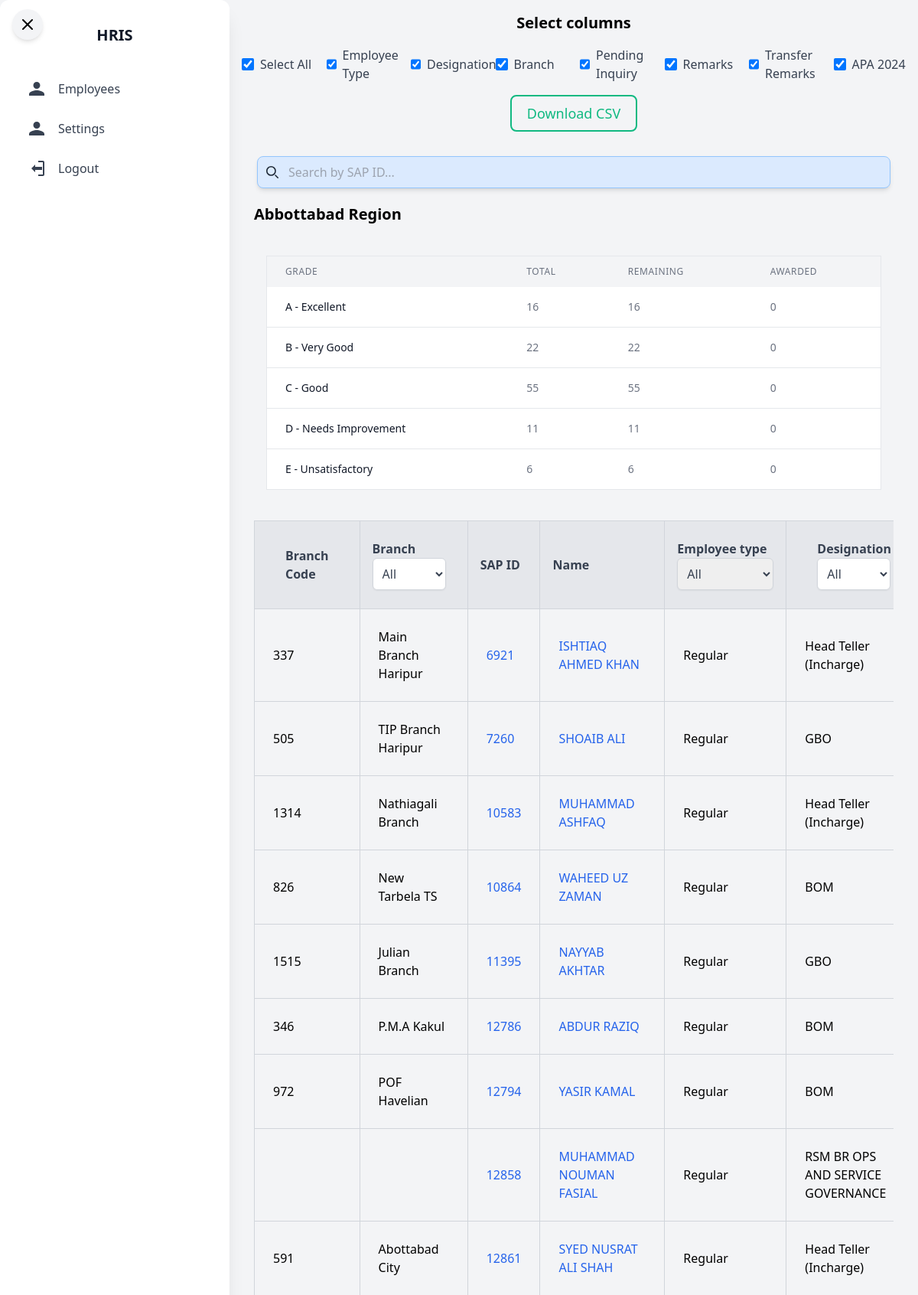
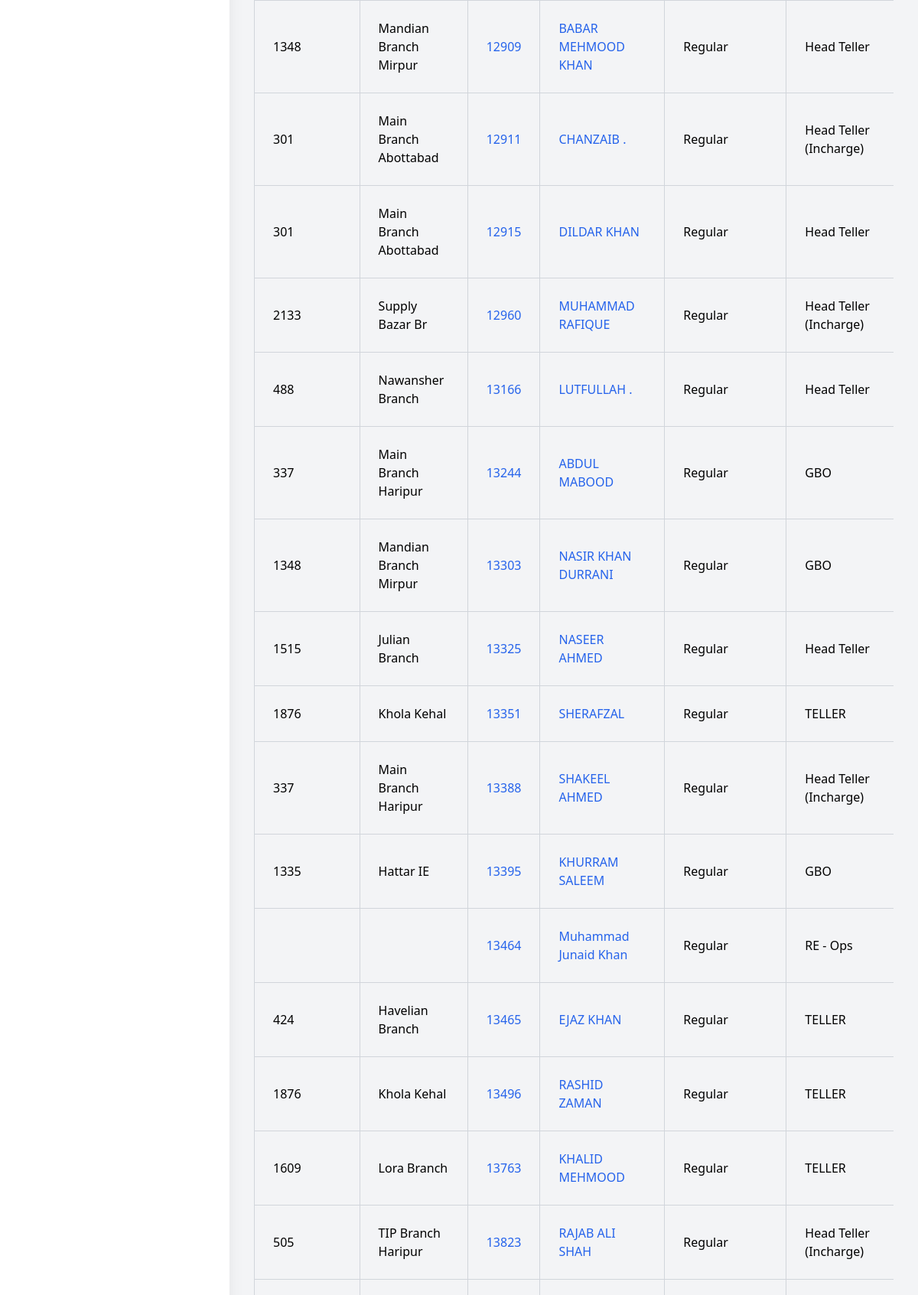
Page /employee/ (signed in, upper part) on the committed database (2 pictures, top to bottom).
### HRIS_App/models.py (models this page shows, shortened)
class Employee(AbstractBaseUser):
    email = models.EmailField(verbose_name="Email", max_length=255, blank=True, null=True, unique=True)
    name = models.CharField(max_length=200)
    password = models.CharField(max_length=128, blank=True, null=True)  # Allow null and blank
    is_active = models.BooleanField(default=True)
    is_admin = models.BooleanField(default=False)
    is_admin_employee = models.BooleanField(default=False)
    created_at = models.DateTimeField(auto_now_add=True)
    updated_at = models.DateTimeField(auto_now=True)
    TRANSFER_CHOICES = [
        ('within_group', 'Transferred within Group'),
        ('outside_group', 'Transferred outside Group'),
    ]
    cnic_no = models.CharField(max_length=13, unique=True, blank=True, null=True)
    husband_or_father_name = models.CharField(max_length=100, blank=True, null=True)
    SAP_ID = models.IntegerField(default=None, unique=True, blank=True, null=True,)
    designation = models.ForeignKey(
        'Designation', on_delete=models.SET_NULL, null=True, blank=True, to_field='title'
    )
    cadre = models.ForeignKey(
        'Cadre', on_delete=models.SET_NULL, null=True, blank=True
    )
    employee_type = models.ForeignKey(
        'EmployeeType', on_delete=models.SET_NULL, null=True, blank=True, to_field='name'
    )
    employee_grade = models.ForeignKey(
        'EmployeeGrade', on_delete=models.SET_NULL, null=True, blank=True, to_field="grade_name"
    )
    branch = models.ForeignKey(
        'Branch', on_delete=models.CASCADE, null=True, blank=True, related_name='employees', to_field="branch_code"
    )
    qualifications = models.ManyToManyField(
        'Qualification', related_name='employees', blank=True
    )
    region = models.ForeignKey(
        'Region', on_delete=models.CASCADE, null=True, to_field="name",  blank=True, related_name='employees'
    )
    date_of_last_promotion = models.DateField(blank=True, null=True)
    date_current_posting = models.DateField(blank=True, null=True)
    date_current_assignment = models.DateField(blank=True, null=True)
    mobile_number = models.CharField(max_length=15, blank=True, null=True, default="1111")
    admin_signature = models.BooleanField(default=False)
    phone_no_emergency_contact = models.CharField(max_length=15, blank=True, null=True, default="1111")
    date_of_joining = models.DateField(blank=True, null=True)
    user_group = models.CharField(max_length=200, default=None, blank=True, null=True)
    transferred_status = models.CharField(max_length=20, choices=TRANSFER_CHOICES, blank=True, null=True)
    pending_inquiry = models.BooleanField(default=False)
    remarks = models.TextField(blank=True, null=True)
    transfer_remarks = models.TextField(blank=True, null=True)
    GRADE_CHOICES = [
        ('A - Excellent', 'A - Excellent'),
        ('B - Very Good', 'B - Very Good'),
        ('C - Good', 'C - Good'),
        ('D - Needs Improvement', 'D - Needs Improvement'),
        ('E - Unsatisfactory', 'E - Unsatisfactory'),
    ]
    grade_assignment = models.CharField(max_length=100, choices=GRADE_CHOICES, blank=True, null=True)
    objects = MyUserManager()
    USERNAME_FIELD = "email"
    REQUIRED_FIELDS = ["name"]
    class Meta:
        verbose_name = "Employee"
        verbose_name_plural = " Employees"

class Region(models.Model):
    region_id = models.IntegerField(unique=True, default=None)
    name = models.CharField(max_length=100, unique=True)
    region_category = models.CharField(max_length=100, blank=True, null=True)
    functional_group = models.ManyToManyField(FunctionalGroup, related_name='regions')
    head_office = models.BooleanField(default=False)
    def __str__(self):
        return self.name
    class Meta:
        verbose_name = "Region"
        verbose_name_plural = "  Regions"

class Branch(models.Model):
    branch_code = models.IntegerField(unique=True)
    branch_name = models.CharField(max_length=500)
    branch_Category = models.CharField(max_length=100, default=None)
    branch_address = models.TextField(blank=True, null=True)
    region = models.ForeignKey(Region, on_delete=models.CASCADE, to_field="name", null=True,  blank=True)
    def __str__(self):
        return self.branch_name
    class Meta:
        verbose_name = "Branch"
        verbose_name_plural = " Branches"

class EmployeeType(models.Model):
    name = models.CharField(max_length=100, unique=True)
    description = models.TextField(blank=True, null=True)
    def __str__(self):
        return self.name
    class Meta:
        verbose_name = "Employee Type"
        verbose_name_plural = " Employee Types"

class Designation(models.Model):
    title = models.CharField(max_length=100, unique=True)
    description = models.TextField(blank=True, null=True, default="Null")
    def __str__(self):
        return self.title

### HRIS_App/views.py (the view, shortened to what this page needs)
# urls.py: path('employee/', views.employees_view, name="employees_view"),
@login_required(login_url='account:login')
def employees_view(request):
    user_region = request.user.region
    user_group = request.user.user_group
    employees = Employee.objects.filter(region=user_region, user_group=user_group).order_by('SAP_ID')
    search_query = request.GET.get('search', '')
    employee_type = request.GET.get('employee_type', '')
    designation = request.GET.get('designation', '')
    employee_grade = request.GET.get('employeeGrade', '')
    branch = request.GET.get('branch', '')
    if branch:
        employees = employees.filter(branch__branch_name__icontains=branch)
    if search_query:
        employees = employees.filter(SAP_ID__icontains=search_query)
    if employee_type:
        employees = employees.filter(employee_type=employee_type)
    if designation:
        employees = employees.filter(designation__title=designation)
    if employee_grade:
        employees = employees.filter(employee_grade__grade_name=employee_grade)
    employees = employees.distinct()
    remaining_grades, total_grade_limits, awarded_grades = calculate_remaining_grades(region=request.user.region)
    paginator = Paginator(employees, 100)
    page_number = request.GET.get('page')
    page_obj = paginator.get_page(page_number)
    context = {
        "page_obj": page_obj,
        "search_query": search_query,
        "employee_type": employee_type,
        "designation": designation,
        "employee_types": EmployeeType.objects.all(),
        "designations": Designation.objects.all(),
        'cadre': Cadre.objects.all(),
        'employeeGrade': EmployeeGrade.objects.all(),
        'branches': Branch.objects.filter(region=user_region),
        'qualifications': Qualification.objects.all(),
        'remaining_grades': remaining_grades,
    }
    return render(request, 'HRIS_App/employee.html', context)

### HRIS_App/models.py (called while the page is built)
    def __str__(self):
        return self.grade_name

### HRIS_App/templates/HRIS_App/employee.html (shortened to what this page needs)
{% extends "sidebar.html" %}
{% load static %}
{% block content %}
    <h1 class="text-xl text-center font-bold mb-4">Select columns</h1>
<form action="{% url 'HRMS:download_employees_csv' %}" method="get">
    <div class="grid grid-cols-8 gap-4 mt-4">
        <label class="inline-flex items-center">
            <input type="checkbox" id="select-all" checked class="form-checkbox text-indigo-600 h-4 w-4">
            <span class="ml-2 text-gray-700">Select All</span>
        </label>
        <div class="inline-flex items-center">
            <input type="checkbox" name="columns" value="Employee Type" checked class="form-checkbox text-indigo-600 h-4 w-4">
            <span class="ml-2 text-gray-700">Employee Type</span>
        </div>
        <div class="inline-flex items-center">
            <input type="checkbox" name="columns" value="Designation" checked class="form-checkbox text-indigo-600 h-4 w-4">
            <span class="ml-2 text-gray-700">Designation</span>
        </div>
        <div class="inline-flex items-center">
            <input type="checkbox" name="columns" value="Branch" checked class="form-checkbox text-indigo-600 h-4 w-4">
            <span class="ml-2 text-gray-700">Branch</span>
        </div>
        <div class="inline-flex items-center">
            <input type="checkbox" name="columns" value="Pending Inquiry" checked class="form-checkbox text-indigo-600 h-4 w-4">
            <span class="ml-2 text-gray-700">Pending Inquiry</span>
        </div>
        <div class="inline-flex items-center">
            <input type="checkbox" name="columns" value="Remarks" checked class="form-checkbox text-indigo-600 h-4 w-4">
            <span class="ml-2 text-gray-700">Remarks</span>
        </div>
        <div class="inline-flex items-center">
            <input type="checkbox" name="columns" value="Transfer Remarks" checked class="form-checkbox text-indigo-600 h-4 w-4">
            <span class="ml-2 text-gray-700">Transfer Remarks</span>
        </div>
        <div class="inline-flex items-center">
            <input type="checkbox" name="columns" value="APA 2024" checked class="form-checkbox text-indigo-600 h-4 w-4">
            <span class="ml-2 text-gray-700">APA 2024</span>
        </div>
    </div>
    <div class="flex justify-center items-center">
        <button type="submit" onclick="downloadCsv(event)" class="p-2 pl-5 pr-5 bg-transparent border-2 border-green-500 text-green-500 text-lg rounded-lg hover:bg-green-500 hover:text-gray-100 focus:border-4 focus:border-green-300 mt-4">
            Download CSV
        </button>
    </div>
</form>
<div id="invoice" class="py-3">
    <div class="container mx-auto p-4">
        <form method="get" action="{% url 'HRMS:employees_view' %}">
            <div class="w-full flex justify-center p-1 mb-4">
                <div class="relative w-full">
                    <input type="text" name="search" class="w-full backdrop-blur-sm bg-blue-100 border border-blue-300 py-2 pl-10 pr-4 rounded-lg focus:outline-none focus:border-blue-500 transition-colors duration-300 shadow-md" placeholder="Search by SAP ID...">
                    <div class="absolute inset-y-0 left-0 pl-3 flex items-center pointer-events-none">
                    </div>
                </div>
            </div>
        </form>
        <div class="flex items-center justify-between">
            <h1 class="text-xl font-bold mb-4">{{request.user.region}} Region</h1>
        </div>
        <div class="container mx-auto px-4 py-6">
            <div class="overflow-x-auto">
                <table class="min-w-full bg-white border border-gray-200 shadow rounded-lg">
                    <thead class="bg-gray-100">
                        <tr>
                            <th class="px-6 py-3 text-left text-xs font-medium text-gray-500 uppercase tracking-wider">Grade</th>
                            <th class="px-6 py-3 text-left text-xs font-medium text-gray-500 uppercase tracking-wider">Total</th>
                            <th class="px-6 py-3 text-left text-xs font-medium text-gray-500 uppercase tracking-wider">Remaining</th>
                            <th class="px-6 py-3 text-left text-xs font-medium text-gray-500 uppercase tracking-wider">Awarded</th>
                        </tr>
                    </thead>
                    <tbody class="bg-white divide-y divide-gray-200">
                        {% for grade_data in remaining_grades %}
                        <tr>
                            <td class="px-6 py-4 whitespace-nowrap text-sm font-medium text-gray-900">{{ grade_data.grade }}</td>
                            <td class="px-6 py-4 whitespace-nowrap text-sm text-gray-500">{{ grade_data.total }}</td>
                            <td class="px-6 py-4 whitespace-nowrap text-sm text-gray-500">{{ grade_data.remaining }}</td>
                            <td class="px-6 py-4 whitespace-nowrap text-sm text-gray-500">{{ grade_data.awarded }}</td>
                        </tr>
                        {% endfor %}
                    </tbody>
                </table>
            </div>
        </div>
        <div class="overflow-x-auto mt-4">
            <table class="min-w-full border-collapse border border-gray-300">
                <thead>
                    <tr class="bg-gray-200 text-gray-700">
                        <th class="border border-gray-300 px-10 py-8 text-left text-sm md:text-base">Branch Code</th>
                        <th class="border border-gray-300 px-4 py-3 text-left text-sm md:text-base">Branch
                            <select id="branchFilter" name="branch" class="w-24 border border-gray-300 rounded-md shadow-sm p-2 focus:outline-none focus:ring-2 focus:ring-blue-500 focus:border-blue-500 transition duration-150 ease-in-out text-gray-700 bg-white hover:bg-gray-50" onchange="filterEmployees()">
                                <option value="">All</option>
                            </select>
                        </th>
                        <th class="border border-gray-300 px-4 py-3 text-left text-sm md:text-base">SAP ID</th>
                        <th class="border border-gray-300 px-4 py-3 text-left text-sm md:text-base">Name</th>
                        <th class="border border-gray-300 px-4 py-3 text-left text-sm md:text-base">
                            Employee type
                            <select id="employeeTypeFilter" name="employee_type"
                                class="border border-gray-300 rounded-md shadow-sm p-2 focus:outline-none focus:ring-2 focus:ring-blue-500 focus:border-transparent transition duration-150 ease-in-out max-h-32 overflow-y-auto"
                                onchange="filterEmployees()">
                                <option value="">All</option>
                            </select>
                        </th>
                        <th class="border border-gray-300 px-10 py-3 text-left text-sm md:text-base">Designation
                            <select id="designationFilter" name="designation" class="w-24 border border-gray-300 rounded-md shadow-sm p-2 focus:outline-none focus:ring-2 focus:ring-blue-500 focus:border-blue-500 transition duration-150 ease-in-out text-gray-700 bg-white hover:bg-gray-50" onchange="filterEmployees()">
                                <option value="">All</option>
                            </select>
                        </th>
                    </tr>
                </thead>
                <tbody>
                    {% if page_obj %}
                        {% for employee in page_obj %}
                        <tr class="hover:bg-gray-100 transition duration-150 ease-in-out">
                            <td class="border border-gray-300 px-6 py-6 text-sm md:text-base">{{ employee.branch.branch_code }}</td>
                            {% if  employee.branch %}
                            <td class="border border-gray-300 px-6 py-6 text-sm md:text-base">{{ employee.branch }}</td>
                            {% else %}
                            <td class="border border-gray-300 px-6 py-6 text-sm md:text-base"> </td>
                            {% endif %}
                            <td class="border border-gray-300 px-6 py-6 text-sm md:text-base">
                                <a href="{% url 'HRMS:employee_detail' employee.SAP_ID %}" class="text-blue-600 hover:underline">{{ employee.SAP_ID }}</a>
                            </td>
                            <td class="border border-gray-300 px-6 py-6 text-sm md:text-base">
                                <a href="{% url 'HRMS:employee_detail' employee.SAP_ID %}" class="text-blue-600 hover:underline">{{ employee.name }}</a>
                                </td>
                            <td class="border border-gray-300 px-6 py-6 text-sm md:text-base">{{ employee.employee_type }}</td>
                            <td class="border border-gray-300 px-6 py-6 text-sm md:text-base">{{ employee.designation }}</td>
                        </tr>
                        {% endfor %}
                    {% else %}
                        <tr>
                            <td colspan="18" class="border border-gray-300 px-6 py-6 text-center">No employees found</td>
                        </tr>
                    {% endif %}
                </tbody>
            </table>
        </div>
    </div>
</div>
{% endblock content %}

### rows in the picture
Employee: user.region "Abbottabad", SAP_ID "13464", name "Muhammad Junaid Khan", employee_type "Regular", designation "RE - Ops"
Employee: branch.branch_code "337", branch "Main Branch Haripur", SAP_ID "6921", name "ISHTIAQ AHMED KHAN", employee_type "Regular", designation "Head Teller (Incharge)"
Employee: branch.branch_code "505", branch "TIP Branch Haripur", SAP_ID "7260", name "SHOAIB ALI", employee_type "Regular", designation "GBO"
Employee: branch.branch_code "1314", branch "Nathiagali Branch", SAP_ID "10583", name "MUHAMMAD ASHFAQ", employee_type "Regular", designation "Head Teller (Incharge)"
Employee: branch.branch_code "826", branch "New Tarbela TS", SAP_ID "10864", name "WAHEED UZ ZAMAN", employee_type "Regular", designation "BOM"
Employee: branch.branch_code "1515", branch "Julian Branch", SAP_ID "11395", name "NAYYAB AKHTAR", employee_type "Regular", designation "GBO"
Employee: branch.branch_code "346", branch "P.M.A Kakul", SAP_ID "12786", name "ABDUR RAZIQ", employee_type "Regular", designation "BOM"
Employee: branch.branch_code "972", branch "POF Havelian", SAP_ID "12794", name "YASIR KAMAL", employee_type "Regular", designation "BOM"
Employee: SAP_ID "12858", name "MUHAMMAD NOUMAN FASIAL", employee_type "Regular", designation "RSM BR OPS AND SERVICE GOVERNANCE"
Employee: branch.branch_code "591", branch "Abottabad City", SAP_ID "12861", name "SYED NUSRAT ALI SHAH", employee_type "Regular", designation "Head Teller (Incharge)"
Employee: branch.branch_code "1348", branch "Mandian Branch Mirpur", SAP_ID "12909", name "BABAR MEHMOOD KHAN", employee_type "Regular", designation "Head Teller"
Employee: branch.branch_code "301", branch "Main Branch Abottabad", SAP_ID "12911", name "CHANZAIB .", employee_type "Regular", designation "Head Teller (Incharge)"
Employee: branch.branch_code "301", branch "Main Branch Abottabad", SAP_ID "12915", name "DILDAR KHAN", employee_type "Regular", designation "Head Teller"
Employee: branch.branch_code "2133", branch "Supply Bazar Br", SAP_ID "12960", name "MUHAMMAD RAFIQUE", employee_type "Regular", designation "Head Teller (Incharge)"
Employee: branch.branch_code "488", branch "Nawansher Branch", SAP_ID "13166", name "LUTFULLAH .", employee_type "Regular", designation "Head Teller"
Employee: branch.branch_code "337", branch "Main Branch Haripur", SAP_ID "13244", name "ABDUL MABOOD", employee_type "Regular", designation "GBO"
Employee: branch.branch_code "1348", branch "Mandian Branch Mirpur", SAP_ID "13303", name "NASIR KHAN DURRANI", employee_type "Regular", designation "GBO"
Employee: branch.branch_code "1515", branch "Julian Branch", SAP_ID "13325", name "NASEER AHMED", employee_type "Regular", designation "Head Teller"
Employee: branch.branch_code "1876", branch "Khola Kehal", SAP_ID "13351", name "SHERAFZAL", employee_type "Regular", designation "TELLER"
Employee: branch.branch_code "337", branch "Main Branch Haripur", SAP_ID "13388", name "SHAKEEL AHMED", employee_type "Regular", designation "Head Teller (Incharge)"
Employee: branch.branch_code "1335", branch "Hattar IE", SAP_ID "13395", name "KHURRAM SALEEM", employee_type "Regular", designation "GBO"
Employee: branch.branch_code "424", branch "Havelian Branch", SAP_ID "13465", name "EJAZ KHAN", employee_type "Regular", designation "TELLER"
Employee: branch.branch_code "1876", branch "Khola Kehal", SAP_ID "13496", name "RASHID ZAMAN", employee_type "Regular", designation "TELLER"
Employee: branch.branch_code "1609", branch "Lora Branch", SAP_ID "13763", name "KHALID MEHMOOD", employee_type "Regular", designation "TELLER"
Employee: branch.branch_code "505", branch "TIP Branch Haripur", SAP_ID "13823", name "RAJAB ALI SHAH", employee_type "Regular", designation "Head Teller (Incharge)"

### other values in the picture
{{ grade_data.grade }} "A - Excellent" "B - Very Good" "C - Good" "D - Needs Improvement" "E - Unsatisfactory"
{{ grade_data.total }} "16" "22" "55" "11" "6"
{{ grade_data.remaining }} "16" "22" "55" "11" "6"
{{ grade_data.awarded }} "0" "0" "0" "0" "0"
